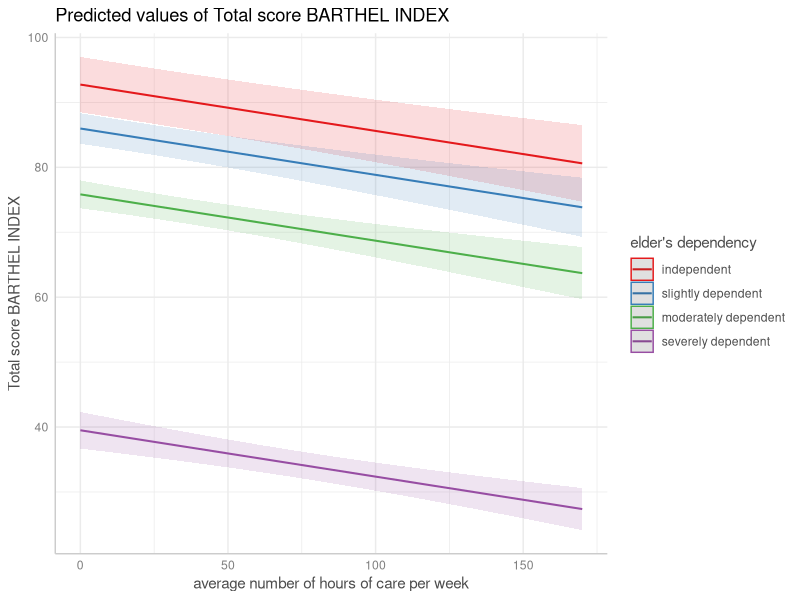

The R source for this figure:
## ----set-options, echo = FALSE------------------------------------------------------------------------------------------------------------------------------------------------------------------------------------------------------------------------------------------------------------------------------------------------------------------------------------------------------------------------------------------------------------------------------------------------------------------------------------------------------------------------------------------------------------------------------------------------------------------------------------------------------------------------------------------------------------------------------------------------------------------------------------------------
knitr::opts_chunk$set(collapse = TRUE, comment = "#>", dev = "png", fig.width = 7, fig.height = 3.5, message = FALSE, warning = FALSE)
options(width = 800)

## -----------------------------------------------------------------------------------------------------------------------------------------------------------------------------------------------------------------------------------------------------------------------------------------------------------------------------------------------------------------------------------------------------------------------------------------------------------------------------------------------------------------------------------------------------------------------------------------------------------------------------------------------------------------------------------------------------------------------------------------------------------------------------------------------------------------------------
library(ggeffects)
data(efc)
fit <- lm(barthtot ~ c12hour + neg_c_7, data = efc)

ggpredict(fit, terms = "c12hour")

ggemmeans(fit, terms = "c12hour")

## -----------------------------------------------------------------------------------------------------------------------------------------------------------------------------------------------------------------------------------------------------------------------------------------------------------------------------------------------------------------------------------------------------------------------------------------------------------------------------------------------------------------------------------------------------------------------------------------------------------------------------------------------------------------------------------------------------------------------------------------------------------------------------------------------------------------------------
library(sjmisc)
data(efc)
efc$e42dep <- to_label(efc$e42dep)
fit <- lm(barthtot ~ c12hour + neg_c_7 + e42dep, data = efc)

ggpredict(fit, terms = "c12hour")

ggemmeans(fit, terms = "c12hour")

## -----------------------------------------------------------------------------------------------------------------------------------------------------------------------------------------------------------------------------------------------------------------------------------------------------------------------------------------------------------------------------------------------------------------------------------------------------------------------------------------------------------------------------------------------------------------------------------------------------------------------------------------------------------------------------------------------------------------------------------------------------------------------------------------------------------------------------
ggpredict(fit, terms = "c12hour")

ggemmeans(fit, terms = "c12hour", condition = c(e42dep = "independent"))

## -----------------------------------------------------------------------------------------------------------------------------------------------------------------------------------------------------------------------------------------------------------------------------------------------------------------------------------------------------------------------------------------------------------------------------------------------------------------------------------------------------------------------------------------------------------------------------------------------------------------------------------------------------------------------------------------------------------------------------------------------------------------------------------------------------------------------------
ggemmeans(fit, terms = c("c12hour", "e42dep")) %>% plot()
